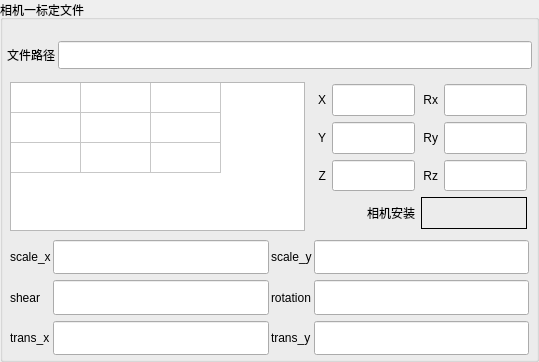
           <widget class="QGroupBox" name="groupBox">
            <property name="sizePolicy">
             <sizepolicy hsizetype="Preferred" vsizetype="Preferred">
              <horstretch>0</horstretch>
              <verstretch>0</verstretch>
             </sizepolicy>
            </property>
            <property name="styleSheet">
             <string notr="true"/>
            </property>
            <property name="title">
             <string>相机一标定文件</string>
            </property>
            <property name="flat">
             <bool>false</bool>
            </property>
            <layout class="QVBoxLayout" name="verticalLayout_2" stretch="1,4,3">
             <property name="spacing">
              <number>2</number>
             </property>
             <property name="leftMargin">
              <number>2</number>
             </property>
             <property name="topMargin">
              <number>15</number>
             </property>
             <property name="rightMargin">
              <number>2</number>
             </property>
             <property name="bottomMargin">
              <number>2</number>
             </property>
             <item>
              <layout class="QHBoxLayout" name="horizontalLayout">
               <property name="leftMargin">
                <number>2</number>
               </property>
               <property name="topMargin">
                <number>6</number>
               </property>
               <property name="rightMargin">
                <number>2</number>
               </property>
               <property name="bottomMargin">
                <number>6</number>
               </property>
               <item>
                <widget class="QLabel" name="label_5">
                 <property name="text">
                  <string>文件路径</string>
                 </property>
                </widget>
               </item>
               <item>
                <widget class="ClickLineEdit" name="lineEdit_Calib1">
                 <property name="sizePolicy">
                  <sizepolicy hsizetype="Expanding" vsizetype="Preferred">
                   <horstretch>0</horstretch>
                   <verstretch>0</verstretch>
                  </sizepolicy>
                 </property>
                 <property name="styleSheet">
                  <string notr="true"/>
                 </property>
                </widget>
               </item>
              </layout>
             </item>
             <item>
              <layout class="QHBoxLayout" name="horizontalLayout_3" stretch="4,3">
               <property name="leftMargin">
                <number>5</number>
               </property>
               <property name="topMargin">
                <number>5</number>
               </property>
               <property name="rightMargin">
                <number>5</number>
               </property>
               <property name="bottomMargin">
                <number>5</number>
               </property>
               <item>
                <widget class="QTableWidget" name="tableWidget1">
                 <property name="autoScrollMargin">
                  <number>10</number>
                 </property>
                 <attribute name="horizontalHeaderVisible">
                  <bool>false</bool>
                 </attribute>
                 <attribute name="horizontalHeaderCascadingSectionResizes">
                  <bool>false</bool>
                 </attribute>
                 <attribute name="horizontalHeaderDefaultSectionSize">
                  <number>70</number>
                 </attribute>
                 <attribute name="verticalHeaderVisible">
                  <bool>false</bool>
                 </attribute>
                 <row>
                  <property name="text">
                   <string>新建行</string>
                  </property>
                 </row>
                 <row>
                  <property name="text">
                   <string>新建行</string>
                  </property>
                 </row>
                 <row>
                  <property name="text">
                   <string>新建行</string>
                  </property>
                 </row>
                 <column>
                  <property name="text">
                   <string>新建列</string>
                  </property>
                 </column>
                 <column>
                  <property name="text">
                   <string>新建列</string>
                  </property>
                 </column>
                 <column>
                  <property name="text">
                   <string>新建列</string>
                  </property>
                 </column>
                 <item row="1" column="1">
                  <property name="text">
                   <string/>
                  </property>
                  <property name="flags">
                   <set>ItemIsSelectable</set>
                  </property>
                 </item>
                </widget>
               </item>
               <item>
                <layout class="QGridLayout" name="gridLayout_16" rowstretch="1,1,1,1" columnstretch="1,5,1,5">
                 <property name="leftMargin">
                  <number>2</number>
                 </property>
                 <property name="topMargin">
                  <number>2</number>
                 </property>
                 <property name="rightMargin">
                  <number>2</number>
                 </property>
                 <property name="bottomMargin">
                  <number>2</number>
                 </property>
                 <property name="spacing">
                  <number>6</number>
                 </property>
                 <item row="0" column="1">
                  <widget class="QLineEdit" name="lineEdit_CalibRegPosX1">
                   <property name="sizePolicy">
                    <sizepolicy hsizetype="Preferred" vsizetype="Preferred">
                     <horstretch>0</horstretch>
                     <verstretch>0</verstretch>
                    </sizepolicy>
                   </property>
                   <property name="text">
                    <string/>
                   </property>
                   <property name="readOnly">
                    <bool>true</bool>
                   </property>
                  </widget>
                 </item>
                 <item row="1" column="0">
                  <widget class="QLabel" name="label_37">
                   <property name="text">
                    <string>Y</string>
                   </property>
                   <property name="alignment">
                    <set>Qt::AlignRight|Qt::AlignTrailing|Qt::AlignVCenter</set>
                   </property>
                  </widget>
                 </item>
                 <item row="2" column="2">
                  <widget class="QLabel" name="label_41">
                   <property name="text">
                    <string>Rz</string>
                   </property>
                   <property name="alignment">
                    <set>Qt::AlignRight|Qt::AlignTrailing|Qt::AlignVCenter</set>
                   </property>
                  </widget>
                 </item>
                 <item row="2" column="0">
                  <widget class="QLabel" name="label_42">
                   <property name="text">
                    <string>Z</string>
                   </property>
                   <property name="alignment">
                    <set>Qt::AlignRight|Qt::AlignTrailing|Qt::AlignVCenter</set>
                   </property>
                  </widget>
                 </item>
                 <item row="1" column="3">
                  <widget class="QLineEdit" name="lineEdit_CalibRegPosRy1">
                   <property name="sizePolicy">
                    <sizepolicy hsizetype="Preferred" vsizetype="Preferred">
                     <horstretch>0</horstretch>
                     <verstretch>0</verstretch>
                    </sizepolicy>
                   </property>
                   <property name="text">
                    <string/>
                   </property>
                   <property name="readOnly">
                    <bool>true</bool>
                   </property>
                  </widget>
                 </item>
                 <item row="0" column="2">
                  <widget class="QLabel" name="label_40">
                   <property name="text">
                    <string>Rx</string>
                   </property>
                   <property name="alignment">
                    <set>Qt::AlignRight|Qt::AlignTrailing|Qt::AlignVCenter</set>
                   </property>
                  </widget>
                 </item>
                 <item row="0" column="3">
                  <widget class="QLineEdit" name="lineEdit_CalibRegPosRx1">
                   <property name="sizePolicy">
                    <sizepolicy hsizetype="Preferred" vsizetype="Preferred">
                     <horstretch>0</horstretch>
                     <verstretch>0</verstretch>
                    </sizepolicy>
                   </property>
                   <property name="text">
                    <string/>
                   </property>
                   <property name="readOnly">
                    <bool>true</bool>
                   </property>
                  </widget>
                 </item>
                 <item row="2" column="1">
                  <widget class="QLineEdit" name="lineEdit_CalibRegPosZ1">
                   <property name="sizePolicy">
                    <sizepolicy hsizetype="Preferred" vsizetype="Preferred">
                     <horstretch>0</horstretch>
                     <verstretch>0</verstretch>
                    </sizepolicy>
                   </property>
                   <property name="text">
                    <string/>
                   </property>
                   <property name="readOnly">
                    <bool>true</bool>
                   </property>
                  </widget>
                 </item>
                 <item row="2" column="3">
                  <widget class="QLineEdit" name="lineEdit_CalibRegPosRz1">
                   <property name="sizePolicy">
                    <sizepolicy hsizetype="Preferred" vsizetype="Preferred">
                     <horstretch>0</horstretch>
                     <verstretch>0</verstretch>
                    </sizepolicy>
                   </property>
                   <property name="text">
                    <string/>
                   </property>
                   <property name="readOnly">
                    <bool>true</bool>
                   </property>
                  </widget>
                 </item>
                 <item row="1" column="2">
                  <widget class="QLabel" name="label_38">
                   <property name="text">
                    <string>Ry</string>
                   </property>
                   <property name="alignment">
                    <set>Qt::AlignRight|Qt::AlignTrailing|Qt::AlignVCenter</set>
                   </property>
                  </widget>
                 </item>
                 <item row="1" column="1">
                  <widget class="QLineEdit" name="lineEdit_CalibRegPosY1">
                   <property name="sizePolicy">
                    <sizepolicy hsizetype="Preferred" vsizetype="Preferred">
                     <horstretch>0</horstretch>
                     <verstretch>0</verstretch>
                    </sizepolicy>
                   </property>
                   <property name="text">
                    <string/>
                   </property>
                   <property name="readOnly">
                    <bool>true</bool>
                   </property>
                  </widget>
                 </item>
                 <item row="0" column="0">
                  <widget class="QLabel" name="label_39">
                   <property name="text">
                    <string>X</string>
                   </property>
                   <property name="alignment">
                    <set>Qt::AlignRight|Qt::AlignTrailing|Qt::AlignVCenter</set>
                   </property>
                  </widget>
                 </item>
                 <item row="3" column="0" colspan="2">
                  <widget class="QLabel" name="label_43">
                   <property name="sizePolicy">
                    <sizepolicy hsizetype="Preferred" vsizetype="Preferred">
                     <horstretch>0</horstretch>
                     <verstretch>0</verstretch>
                    </sizepolicy>
                   </property>
                   <property name="text">
                    <string>相机安装</string>
                   </property>
                   <property name="alignment">
                    <set>Qt::AlignRight|Qt::AlignTrailing|Qt::AlignVCenter</set>
                   </property>
                  </widget>
                 </item>
                 <item row="3" column="2" colspan="2">
                  <widget class="QLabel" name="label_CameraInstallType1">
                   <property name="sizePolicy">
                    <sizepolicy hsizetype="Preferred" vsizetype="Preferred">
                     <horstretch>0</horstretch>
                     <verstretch>0</verstretch>
                    </sizepolicy>
                   </property>
                   <property name="frameShape">
                    <enum>QFrame::Box</enum>
                   </property>
                   <property name="text">
                    <string/>
                   </property>
                   <property name="alignment">
                    <set>Qt::AlignLeading|Qt::AlignLeft|Qt::AlignVCenter</set>
                   </property>
                  </widget>
                 </item>
                </layout>
               </item>
              </layout>
             </item>
             <item>
              <layout class="QGridLayout" name="gridLayout_7">
               <property name="leftMargin">
                <number>5</number>
               </property>
               <property name="topMargin">
                <number>2</number>
               </property>
               <property name="rightMargin">
                <number>5</number>
               </property>
               <property name="bottomMargin">
                <number>2</number>
               </property>
               <property name="verticalSpacing">
                <number>6</number>
               </property>
               <item row="0" column="2">
                <widget class="QLabel" name="label_13">
                 <property name="text">
                  <string>scale_y</string>
                 </property>
                </widget>
               </item>
               <item row="1" column="2">
                <widget class="QLabel" name="label_15">
                 <property name="text">
                  <string>rotation</string>
                 </property>
                </widget>
               </item>
               <item row="0" column="1">
                <widget class="QLineEdit" name="lineEdit_ScaleX1">
                 <property name="sizePolicy">
                  <sizepolicy hsizetype="Expanding" vsizetype="Preferred">
                   <horstretch>0</horstretch>
                   <verstretch>0</verstretch>
                  </sizepolicy>
                 </property>
                 <property name="readOnly">
                  <bool>true</bool>
                 </property>
                </widget>
               </item>
               <item row="1" column="0">
                <widget class="QLabel" name="label_9">
                 <property name="text">
                  <string>shear</string>
                 </property>
                </widget>
               </item>
               <item row="0" column="0">
                <widget class="QLabel" name="label_7">
                 <property name="text">
                  <string>scale_x</string>
                 </property>
                </widget>
               </item>
               <item row="2" column="2">
                <widget class="QLabel" name="label_8">
                 <property name="text">
                  <string>trans_y</string>
                 </property>
                </widget>
               </item>
               <item row="2" column="0">
                <widget class="QLabel" name="label_6">
                 <property name="text">
                  <string>trans_x</string>
                 </property>
                </widget>
               </item>
               <item row="0" column="3">
                <widget class="QLineEdit" name="lineEdit_ScaleY1">
                 <property name="sizePolicy">
                  <sizepolicy hsizetype="Expanding" vsizetype="Preferred">
                   <horstretch>0</horstretch>
                   <verstretch>0</verstretch>
                  </sizepolicy>
                 </property>
                 <property name="readOnly">
                  <bool>true</bool>
                 </property>
                </widget>
               </item>
               <item row="2" column="1">
                <widget class="QLineEdit" name="lineEdit_TransX1">
                 <property name="sizePolicy">
                  <sizepolicy hsizetype="Expanding" vsizetype="Preferred">
                   <horstretch>0</horstretch>
                   <verstretch>0</verstretch>
                  </sizepolicy>
                 </property>
                 <property name="readOnly">
                  <bool>true</bool>
                 </property>
                </widget>
               </item>
               <item row="1" column="1">
                <widget class="QLineEdit" name="lineEdit_Shear1">
                 <property name="sizePolicy">
                  <sizepolicy hsizetype="Expanding" vsizetype="Preferred">
                   <horstretch>0</horstretch>
                   <verstretch>0</verstretch>
                  </sizepolicy>
                 </property>
                 <property name="readOnly">
                  <bool>true</bool>
                 </property>
                </widget>
               </item>
               <item row="1" column="3">
                <widget class="QLineEdit" name="lineEdit_Rotation1">
                 <property name="sizePolicy">
                  <sizepolicy hsizetype="Expanding" vsizetype="Preferred">
                   <horstretch>0</horstretch>
                   <verstretch>0</verstretch>
                  </sizepolicy>
                 </property>
                 <property name="readOnly">
                  <bool>true</bool>
                 </property>
                </widget>
               </item>
               <item row="2" column="3">
                <widget class="QLineEdit" name="lineEdit_TransY1">
                 <property name="sizePolicy">
                  <sizepolicy hsizetype="Expanding" vsizetype="Preferred">
                   <horstretch>0</horstretch>
                   <verstretch>0</verstretch>
                  </sizepolicy>
                 </property>
                 <property name="readOnly">
                  <bool>true</bool>
                 </property>
                </widget>
               </item>
              </layout>
             </item>
            </layout>
           </widget>
